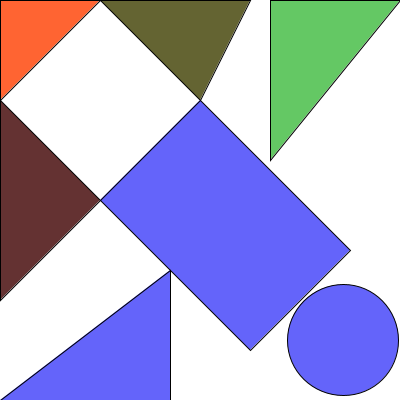
Frame 1 (no input)
Frame 60 (the mouse pressed at the canvas centre just before this capture): identical to frame 1, image omitted
Frame 120 (the mouse held since frame 60 and released just before this capture): identical to frame 1, image omitted

The Processing sketch that drew this single still picture (run headless with seeded random() and noise(); from frame 60 on, the mouse is pressed at the canvas centre):

// Processing sketch: picdraw_02
// ── picdraw_02.pde


void setup() {
  size(400, 400);
}

void draw() {
  background(255);
  
  fill(255, 100, 50);
  beginShape();
  vertex(0, 0);
  vertex(100, 0);
  vertex(0, 100);
  endShape(CLOSE);
  
  fill(100, 100, 50);
  beginShape();
  vertex(100, 0);
  vertex(250, 0);
  vertex(200, 100);
  endShape(CLOSE);
  
  fill(100, 200, 100);
  beginShape();
  vertex(270, 0);
  vertex(400, 0);
  vertex(270, 160);
  endShape(CLOSE);
  
  fill(100, 50, 50);
  beginShape();
  vertex(0, 100);
  vertex(100, 200);
  vertex(0, 300);
  endShape(CLOSE);
  
  fill(100, 100, 250);
  beginShape();
  vertex(100, 200);
  vertex(200, 100);
  vertex(350, 250);
  vertex(250, 350);
  endShape(CLOSE);
  
  beginShape();
  vertex(0, 400);
  vertex(170, 270);
  vertex(170, 400);
  endShape(CLOSE);
  
  ellipse(343, 340, 111, 111);
}
